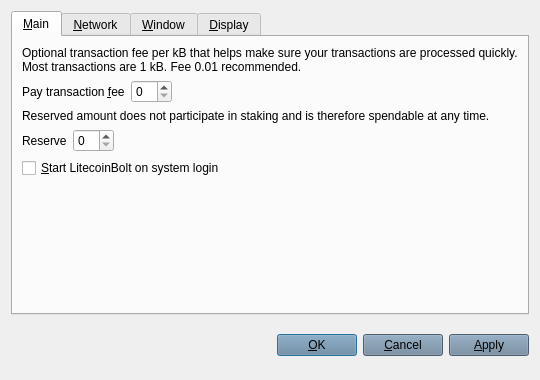
<?xml version="1.0" encoding="UTF-8"?>
<ui version="4.0">
 <class>OptionsDialog</class>
 <widget class="QDialog" name="OptionsDialog">
  <property name="geometry">
   <rect>
    <x>0</x>
    <y>0</y>
    <width>540</width>
    <height>380</height>
   </rect>
  </property>
  <property name="windowTitle">
   <string>Options</string>
  </property>
  <property name="styleSheet">
   <string notr="true">background-image: url(:/images/bkg);</string>
  </property>
  <property name="modal">
   <bool>true</bool>
  </property>
  <layout class="QVBoxLayout" name="verticalLayout">
   <item>
    <widget class="QTabWidget" name="tabWidget">
     <property name="styleSheet">
      <string notr="true">background-image: url(:/images/bkg);</string>
     </property>
     <property name="tabPosition">
      <enum>QTabWidget::North</enum>
     </property>
     <property name="currentIndex">
      <number>0</number>
     </property>
     <widget class="QWidget" name="tabMain">
      <attribute name="title">
       <string>&amp;Main</string>
      </attribute>
      <layout class="QVBoxLayout" name="verticalLayout_Main">
       <item>
        <widget class="QLabel" name="transactionFeeInfoLabel">
         <property name="styleSheet">
          <string notr="true">background-image: url(:/images/bgbfree);</string>
         </property>
         <property name="text">
          <string>Optional transaction fee per kB that helps make sure your transactions are processed quickly. Most transactions are 1 kB. Fee 0.01 recommended.</string>
         </property>
         <property name="textFormat">
          <enum>Qt::PlainText</enum>
         </property>
         <property name="wordWrap">
          <bool>true</bool>
         </property>
        </widget>
       </item>
       <item>
        <layout class="QHBoxLayout" name="horizontalLayoutFee">
         <item>
          <widget class="QLabel" name="transactionFeeLabel">
           <property name="styleSheet">
            <string notr="true">background-image: url(:/images/bgbfree);</string>
           </property>
           <property name="text">
            <string>Pay transaction &amp;fee</string>
           </property>
           <property name="textFormat">
            <enum>Qt::PlainText</enum>
           </property>
           <property name="buddy">
            <cstring>transactionFee</cstring>
           </property>
          </widget>
         </item>
         <item>
          <widget class="BitcoinAmountField" name="transactionFee"/>
         </item>
         <item>
          <spacer name="horizontalSpacerFee">
           <property name="orientation">
            <enum>Qt::Horizontal</enum>
           </property>
           <property name="sizeHint" stdset="0">
            <size>
             <width>40</width>
             <height>20</height>
            </size>
           </property>
          </spacer>
         </item>
        </layout>
       </item>
       <item>
        <widget class="QLabel" name="reserveBalanceInfoLabel">
         <property name="styleSheet">
          <string notr="true">background-image: url(:/images/bgbfree);</string>
         </property>
         <property name="text">
          <string>Reserved amount does not participate in staking and is therefore spendable at any time.</string>
         </property>
         <property name="textFormat">
          <enum>Qt::PlainText</enum>
         </property>
         <property name="wordWrap">
          <bool>true</bool>
         </property>
        </widget>
       </item>
       <item>
        <layout class="QHBoxLayout" name="horizontalLayoutReserveBalance">
         <item>
          <widget class="QLabel" name="reserveBalanceLabel">
           <property name="styleSheet">
            <string notr="true">background-image: url(:/images/bgbfree);</string>
           </property>
           <property name="text">
            <string>Reserve</string>
           </property>
           <property name="textFormat">
            <enum>Qt::PlainText</enum>
           </property>
           <property name="buddy">
            <cstring>reserveBalance</cstring>
           </property>
          </widget>
         </item>
         <item>
          <widget class="BitcoinAmountField" name="reserveBalance"/>
         </item>
         <item>
          <spacer name="horizontalSpacerReserveBalance">
           <property name="orientation">
            <enum>Qt::Horizontal</enum>
           </property>
           <property name="sizeHint" stdset="0">
            <size>
             <width>40</width>
             <height>20</height>
            </size>
           </property>
          </spacer>
         </item>
        </layout>
       </item>
       <item>
        <widget class="QCheckBox" name="bitcoinAtStartup">
         <property name="toolTip">
          <string>Automatically start LitecoinBolt after logging in to the system.</string>
         </property>
         <property name="styleSheet">
          <string notr="true">background-image: url(:/images/bgbfree);</string>
         </property>
         <property name="text">
          <string>&amp;Start LitecoinBolt on system login</string>
         </property>
        </widget>
       </item>
       <item>
        <spacer name="verticalSpacer_Main">
         <property name="orientation">
          <enum>Qt::Vertical</enum>
         </property>
         <property name="sizeHint" stdset="0">
          <size>
           <width>20</width>
           <height>40</height>
          </size>
         </property>
        </spacer>
       </item>
      </layout>
     </widget>
     <widget class="QWidget" name="tabNetwork">
      <attribute name="title">
       <string>&amp;Network</string>
      </attribute>
      <layout class="QVBoxLayout" name="verticalLayout_Network">
       <item>
        <widget class="QCheckBox" name="mapPortUpnp">
         <property name="toolTip">
          <string>Automatically open the LitecoinBolt client port on the router. This only works when your router supports UPnP and it is enabled.</string>
         </property>
         <property name="styleSheet">
          <string notr="true">background-image: url(:/images/bgbfree);</string>
         </property>
         <property name="text">
          <string>Map port using &amp;UPnP</string>
         </property>
        </widget>
       </item>
       <item>
        <widget class="QCheckBox" name="connectSocks">
         <property name="toolTip">
          <string>Connect to the LitecoinBolt network through a SOCKS proxy (e.g. when connecting through Tor).</string>
         </property>
         <property name="styleSheet">
          <string notr="true">background-image: url(:/images/bgbfree);</string>
         </property>
         <property name="text">
          <string>&amp;Connect through SOCKS proxy:</string>
         </property>
        </widget>
       </item>
       <item>
        <layout class="QHBoxLayout" name="horizontalLayout_Network">
         <item>
          <widget class="QLabel" name="proxyIpLabel">
           <property name="styleSheet">
            <string notr="true">background-image: url(:/images/bgbfree);</string>
           </property>
           <property name="text">
            <string>Proxy &amp;IP:</string>
           </property>
           <property name="textFormat">
            <enum>Qt::PlainText</enum>
           </property>
           <property name="buddy">
            <cstring>proxyIp</cstring>
           </property>
          </widget>
         </item>
         <item>
          <widget class="QValidatedLineEdit" name="proxyIp">
           <property name="maximumSize">
            <size>
             <width>140</width>
             <height>16777215</height>
            </size>
           </property>
           <property name="toolTip">
            <string>IP address of the proxy (e.g. 127.0.0.1)</string>
           </property>
           <property name="styleSheet">
            <string notr="true">background-color: rgb(106, 131, 154);</string>
           </property>
          </widget>
         </item>
         <item>
          <widget class="QLabel" name="proxyPortLabel">
           <property name="styleSheet">
            <string notr="true">background-image: url(:/images/bgbfree);</string>
           </property>
           <property name="text">
            <string>&amp;Port:</string>
           </property>
           <property name="textFormat">
            <enum>Qt::PlainText</enum>
           </property>
           <property name="buddy">
            <cstring>proxyPort</cstring>
           </property>
          </widget>
         </item>
         <item>
          <widget class="QLineEdit" name="proxyPort">
           <property name="maximumSize">
            <size>
             <width>55</width>
             <height>16777215</height>
            </size>
           </property>
           <property name="toolTip">
            <string>Port of the proxy (e.g. 9050)</string>
           </property>
           <property name="styleSheet">
            <string notr="true">background-color: rgb(106, 131, 154);</string>
           </property>
          </widget>
         </item>
         <item>
          <widget class="QLabel" name="socksVersionLabel">
           <property name="styleSheet">
            <string notr="true">background-image: url(:/images/bgbfree);</string>
           </property>
           <property name="text">
            <string>SOCKS &amp;Version:</string>
           </property>
           <property name="textFormat">
            <enum>Qt::PlainText</enum>
           </property>
           <property name="buddy">
            <cstring>socksVersion</cstring>
           </property>
          </widget>
         </item>
         <item>
          <widget class="QValueComboBox" name="socksVersion">
           <property name="toolTip">
            <string>SOCKS version of the proxy (e.g. 5)</string>
           </property>
          </widget>
         </item>
         <item>
          <spacer name="horizontalSpacer_Network">
           <property name="orientation">
            <enum>Qt::Horizontal</enum>
           </property>
           <property name="sizeHint" stdset="0">
            <size>
             <width>40</width>
             <height>20</height>
            </size>
           </property>
          </spacer>
         </item>
        </layout>
       </item>
       <item>
        <spacer name="verticalSpacer_Network">
         <property name="orientation">
          <enum>Qt::Vertical</enum>
         </property>
         <property name="sizeHint" stdset="0">
          <size>
           <width>20</width>
           <height>40</height>
          </size>
         </property>
        </spacer>
       </item>
      </layout>
     </widget>
     <widget class="QWidget" name="tabWindow">
      <attribute name="title">
       <string>&amp;Window</string>
      </attribute>
      <layout class="QVBoxLayout" name="verticalLayout_Window">
       <item>
        <widget class="QCheckBox" name="minimizeToTray">
         <property name="toolTip">
          <string>Show only a tray icon after minimizing the window.</string>
         </property>
         <property name="styleSheet">
          <string notr="true">background-image: url(:/images/bgbfree);</string>
         </property>
         <property name="text">
          <string>&amp;Minimize to the tray instead of the taskbar</string>
         </property>
        </widget>
       </item>
       <item>
        <widget class="QCheckBox" name="minimizeOnClose">
         <property name="toolTip">
          <string>Minimize instead of exit the application when the window is closed. When this option is enabled, the application will be closed only after selecting Quit in the menu.</string>
         </property>
         <property name="styleSheet">
          <string notr="true">background-image: url(:/images/bgbfree);</string>
         </property>
         <property name="text">
          <string>M&amp;inimize on close</string>
         </property>
        </widget>
       </item>
       <item>
        <spacer name="verticalSpacer_Window">
         <property name="orientation">
          <enum>Qt::Vertical</enum>
         </property>
         <property name="sizeHint" stdset="0">
          <size>
           <width>20</width>
           <height>40</height>
          </size>
         </property>
        </spacer>
       </item>
      </layout>
     </widget>
     <widget class="QWidget" name="tabDisplay">
      <attribute name="title">
       <string>&amp;Display</string>
      </attribute>
      <layout class="QVBoxLayout" name="verticalLayout_Display">
       <item>
        <layout class="QHBoxLayout" name="horizontalLayout_1_Display">
         <item>
          <widget class="QLabel" name="langLabel">
           <property name="styleSheet">
            <string notr="true">background-image: url(:/images/bgbfree);</string>
           </property>
           <property name="text">
            <string>User Interface &amp;language:</string>
           </property>
           <property name="textFormat">
            <enum>Qt::PlainText</enum>
           </property>
           <property name="buddy">
            <cstring>lang</cstring>
           </property>
          </widget>
         </item>
         <item>
          <widget class="QValueComboBox" name="lang">
           <property name="toolTip">
            <string>The user interface language can be set here. This setting will take effect after restarting LitecoinBolt.</string>
           </property>
          </widget>
         </item>
        </layout>
       </item>
       <item>
        <layout class="QHBoxLayout" name="horizontalLayout_2_Display">
         <item>
          <widget class="QLabel" name="unitLabel">
           <property name="styleSheet">
            <string notr="true">background-image: url(:/images/bgbfree);</string>
           </property>
           <property name="text">
            <string>&amp;Unit to show amounts in:</string>
           </property>
           <property name="textFormat">
            <enum>Qt::PlainText</enum>
           </property>
           <property name="buddy">
            <cstring>unit</cstring>
           </property>
          </widget>
         </item>
         <item>
          <widget class="QValueComboBox" name="unit">
           <property name="toolTip">
            <string>Choose the default subdivision unit to show in the interface and when sending coins.</string>
           </property>
          </widget>
         </item>
        </layout>
       </item>
       <item>
        <widget class="QCheckBox" name="coinControlFeatures">
         <property name="toolTip">
          <string>Whether to show coin control features or not.</string>
         </property>
         <property name="styleSheet">
          <string notr="true">background-image: url(:/images/bgbfree);</string>
         </property>
         <property name="text">
          <string>Display coin &amp;control features (experts only!)</string>
         </property>
        </widget>
       </item>
       <item>
        <widget class="QCheckBox" name="minimizeCoinAge">
         <property name="toolTip">
          <string>Whether to select the coin outputs randomly or with minimal coin age.</string>
         </property>
         <property name="styleSheet">
          <string notr="true">background-image: url(:/images/bgbfree);</string>
         </property>
         <property name="text">
          <string>Minimize weight consumption (experimental)</string>
         </property>
        </widget>
       </item>
       <item>
        <widget class="QCheckBox" name="useBlackTheme">
         <property name="styleSheet">
          <string notr="true">background-image: url(:/images/bgbfree);</string>
         </property>
         <property name="text">
          <string>Use black visual theme (requires restart)</string>
         </property>
        </widget>
       </item>
       <item>
        <spacer name="verticalSpacer_Display">
         <property name="orientation">
          <enum>Qt::Vertical</enum>
         </property>
         <property name="sizeHint" stdset="0">
          <size>
           <width>20</width>
           <height>40</height>
          </size>
         </property>
        </spacer>
       </item>
      </layout>
     </widget>
    </widget>
   </item>
   <item>
    <layout class="QHBoxLayout" name="horizontalLayout_Buttons">
     <item>
      <spacer name="horizontalSpacer_1">
       <property name="orientation">
        <enum>Qt::Horizontal</enum>
       </property>
       <property name="sizeHint" stdset="0">
        <size>
         <width>40</width>
         <height>48</height>
        </size>
       </property>
      </spacer>
     </item>
     <item>
      <widget class="QLabel" name="statusLabel">
       <property name="font">
        <font>
         <weight>75</weight>
         <bold>true</bold>
        </font>
       </property>
       <property name="styleSheet">
        <string notr="true">background-image: url(:/images/bgbfree);</string>
       </property>
       <property name="text">
        <string/>
       </property>
       <property name="textFormat">
        <enum>Qt::PlainText</enum>
       </property>
       <property name="wordWrap">
        <bool>true</bool>
       </property>
      </widget>
     </item>
     <item>
      <spacer name="horizontalSpacer_2">
       <property name="orientation">
        <enum>Qt::Horizontal</enum>
       </property>
       <property name="sizeHint" stdset="0">
        <size>
         <width>40</width>
         <height>48</height>
        </size>
       </property>
      </spacer>
     </item>
     <item>
      <widget class="QPushButton" name="okButton">
       <property name="styleSheet">
        <string notr="true">background-color: rgb(106, 131, 154);background-image: url(:/images/bgbfree);</string>
       </property>
       <property name="text">
        <string>&amp;OK</string>
       </property>
      </widget>
     </item>
     <item>
      <widget class="QPushButton" name="cancelButton">
       <property name="styleSheet">
        <string notr="true">background-color: rgb(106, 131, 154);background-image: url(:/images/bgbfree);</string>
       </property>
       <property name="text">
        <string>&amp;Cancel</string>
       </property>
       <property name="autoDefault">
        <bool>false</bool>
       </property>
      </widget>
     </item>
     <item>
      <widget class="QPushButton" name="applyButton">
       <property name="styleSheet">
        <string notr="true">background-color: rgb(106, 131, 154);background-image: url(:/images/bgbfree);</string>
       </property>
       <property name="text">
        <string>&amp;Apply</string>
       </property>
       <property name="autoDefault">
        <bool>false</bool>
       </property>
      </widget>
     </item>
    </layout>
   </item>
  </layout>
 </widget>
 <customwidgets>
  <customwidget>
   <class>BitcoinAmountField</class>
   <extends>QSpinBox</extends>
   <header>bitcoinamountfield.h</header>
   <container>1</container>
  </customwidget>
  <customwidget>
   <class>QValueComboBox</class>
   <extends>QComboBox</extends>
   <header>qvaluecombobox.h</header>
  </customwidget>
  <customwidget>
   <class>QValidatedLineEdit</class>
   <extends>QLineEdit</extends>
   <header>qvalidatedlineedit.h</header>
  </customwidget>
 </customwidgets>
 <resources/>
 <connections/>
</ui>
